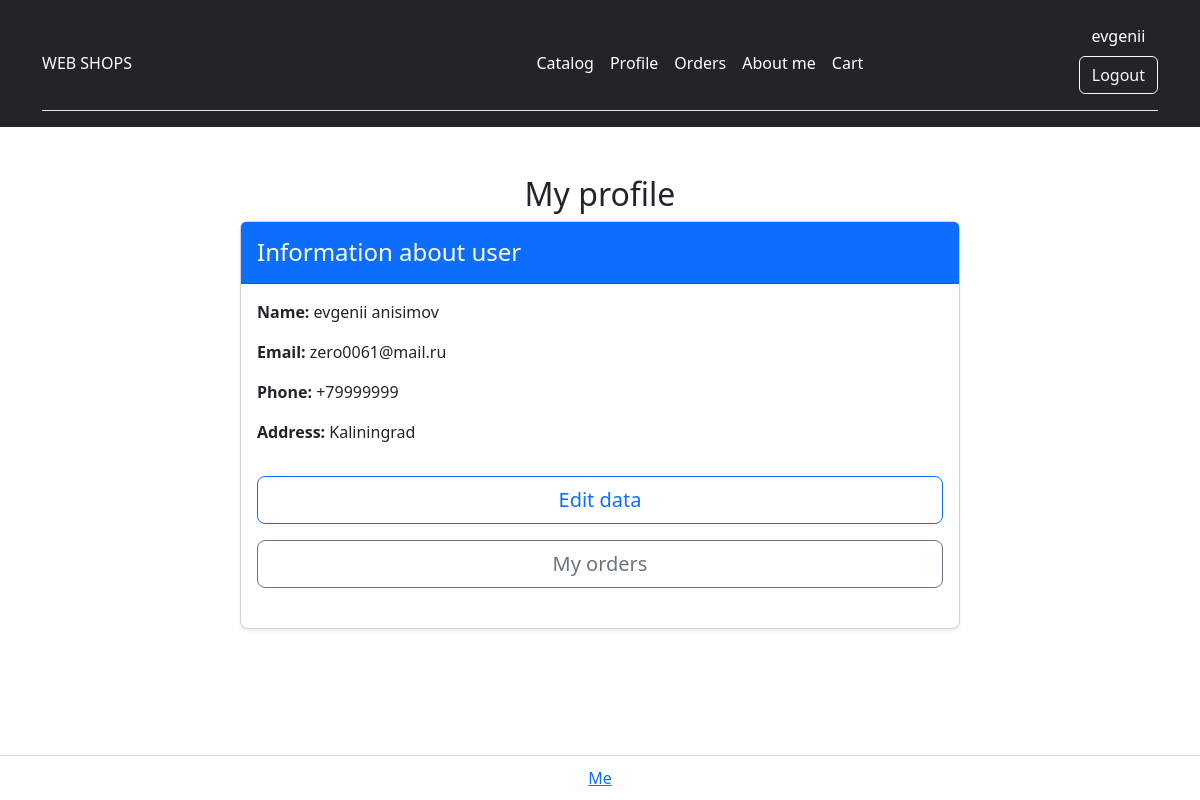
The app's page /users/1/detail (signed in) with its own data.
### users/models.py (models this page shows, shortened)
class User(AbstractUser):
    phone = models.CharField(max_length=15, blank=True, null=True)  # Добавляем поле для телефона
    address = models.CharField(max_length=255, blank=True, null=True)  # Добавляем поле для адреса

### users/views.py (the view)
# urls.py: path('<int:pk>/detail', views.UsersDetailView.as_view(), name='users_detail'),
class UsersDetailView(mixins.CheckSelfUserMixin, DetailView):
    template_name = 'users/users_detail.html'
    model = models.User

### users/mixins.py (called while the page is built)
    def test_func(self):
        return self.get_object().id == self.request.user.id

### templates/users/users_detail.html
{% extends 'base.html' %}
{% load  django_bootstrap5  %}
{% load i18n %}
{% block content %}
<div class="container mt-5">
    <h2 class="text-center">My profile</h2>
    <div class="row justify-content-center">
        <div class="col-12 col-md-8">
            <div class="card mb-4 rounded-3 shadow-sm h-100">
                <div class="card-header py-3 bg-primary text-white">
                    <h4 class="my-0 fw-normal">Information about user</h4>
                </div>
                <div class="card-body">
                    <p class="card-text"><strong>Name:</strong> {{ user.get_full_name }}</p>
                    <p class="card-text"><strong>Email:</strong> {{ user.email }}</p>
                    <p class="card-text"><strong>Phone:</strong> {{ user.phone|default:"" }}</p>
                    <p class="card-text"><strong>Address:</strong> {{ user.address|default:"" }}</p>
                    <a href="{% url 'users_update' user.pk %}" class="w-100 btn btn-lg btn-outline-primary mt-3">Edit data</a>
                    <a href="#" class="w-100 btn btn-lg btn-outline-secondary mt-3">My orders</a>
                </div>
            </div>
        </div>
    </div>
</div>
{% endblock content %}

### templates/base.html (shortened to what this page needs)
{% load i18n %}
{% load django_bootstrap5 %}
{% load static %}
<html lang="en">
<head>
    {% bootstrap_css %}
</head>
<body class="d-flex flex-column min-vh-100" text="Вход">
    <header class="p-3 text-bg-dark">
        <div class="container">
            <div class="d-flex flex-wrap align-items-center justify-content-center justify-content-md-between border-bottom">
                <a href="{% url 'index' %}" class="d-flex align-items-center col-md-3 mb-2 mb-md-0 text-white text-decoration-none">
                    {% trans "WEB SHOPS" %}
                </a>
                <nav class="ml-auto">
                    <ul class="nav nav-pills">
                        <li class="nav-item">
                            <a href="{% url 'index' %}" class="nav-link px-2 text-white">{% trans "Catalog" %}</a>
                        </li>
                        {% if user.is_authenticated %}
                            <li class="nav-item">
                                <a href="{% url "users_detail" user.pk %}" class="nav-link px-2 text-white">{% trans "Profile" %}</a>
                            </li>
                            <li class="nav-item">
                                <a href="{% url "orders_list" %}" class="nav-link px-2 text-white">{% trans "Orders" %}</a>
                            </li>
                        {% endif %}
                        <li class="nav-item">
                            <a href="{% url 'about' %}" class="nav-link px-2 text-white">{% trans "About me" %}</a>
                        </li>
                        <li class="nav-item">
                            <a href="{% url 'cart_detail'%}" class="nav-link px-2 text-white">{% trans "Cart" %}</a>
                        </li>
                    </ul>
                </nav>
                <div class="text-center mt-2">
                    {% if user.is_authenticated %}
                        <span class="d-block mb-2">{{ user.username }}</span>
                        <form action="{% url 'logout' %}" method="post">
                          <input class="btn btn-outline-light" type="submit" value="{% trans "Logout" %}">
                        </form>
                    {% else %}
                        <a href="{% url 'login' %}" class="btn btn-outline-light me-2">{% trans "Log-in" %}</a>
                        <a href="{% url 'users_create' %}" class="btn btn-warning">{% trans "Sign-up" %}</a>
                    {% endif %}
                </div>
            </div>
        </div>
    </header>
    <div class="container align-items-center wrapper flex-grow-1">
        {% block content %}
        {% endblock content %}
    </div>
</body>
{% include "footer.html"  %}
</html>

### records on screen
User: username "evgenii", get_full_name "evgenii anisimov", email "zero0061@mail.ru", phone "+79999999", address "Kaliningrad"
